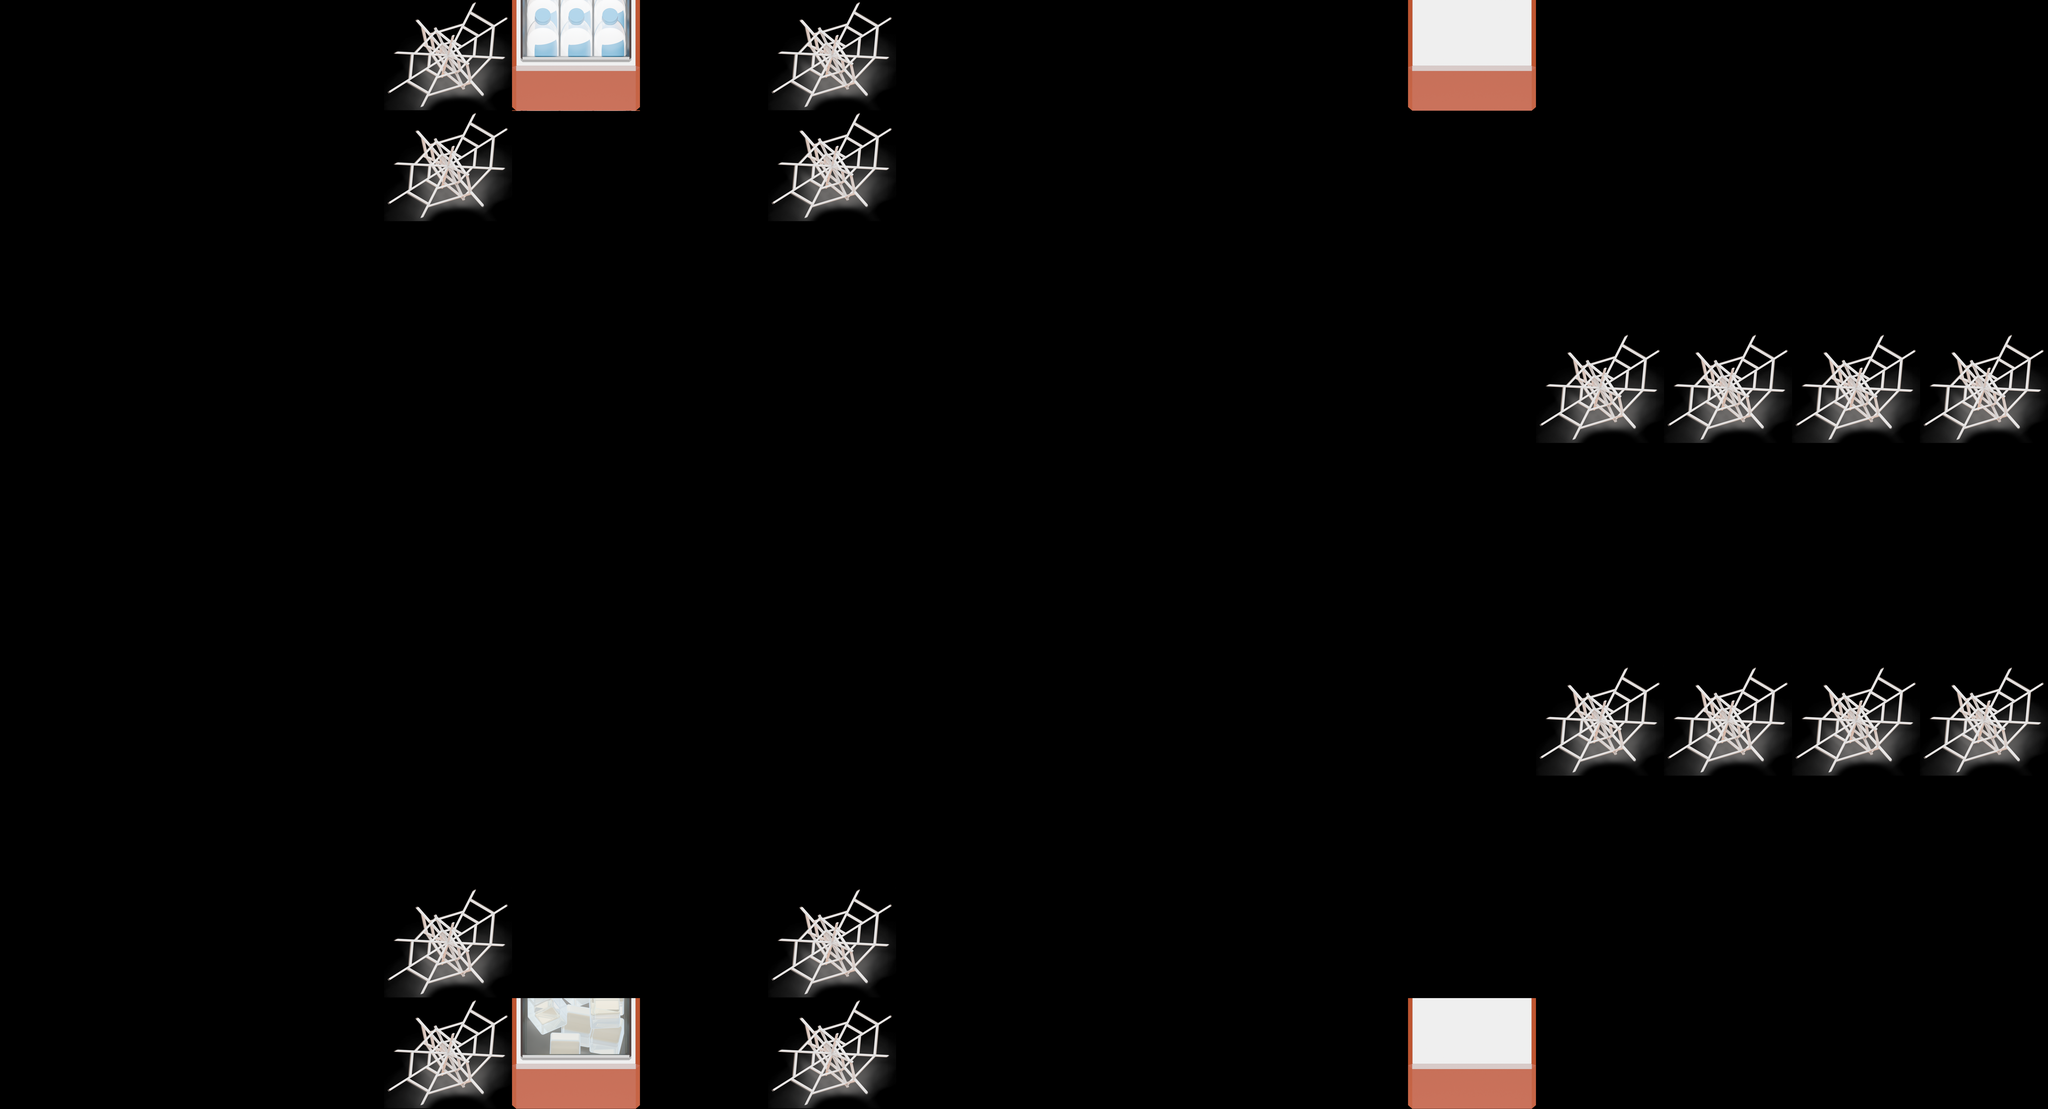

A 2D game scene composited from a Tiled map and its tileset images. What follows is a short description and the map's XML, with every tile layer's data as written:
An orthogonal 16x10 tile map with 600x520 px tiles, 1 tile layer (Crates) and 5 objects.

<map version="1.10" tiledversion="1.12.1" orientation="orthogonal" renderorder="right-down" width="16" height="10" tilewidth="600" tileheight="520" infinite="0" nextlayerid="9" nextobjectid="45">
 <properties>
  <property name="boba_required" type="int" value="0" />
  <property name="jelly_avail" type="int" value="10" />
  <property name="jelly_required" type="int" value="7" />
  <property name="milk_avail" type="int" value="10" />
  <property name="milk_required" type="int" value="7" />
  <property name="stun_num" type="int" value="0" />
  <property name="time_1" type="int" value="0" />
  <property name="time_2" type="int" value="0" />
 </properties>
 <tileset firstgid="1" source="tiles.tsx" />
 <layer id="1" name="Crates" width="16" height="10">
  <data encoding="csv">
0,0,0,23,20,0,23,0,0,0,0,17,0,0,0,0,
0,0,0,23,0,0,23,0,0,0,0,0,0,0,0,0,
0,0,0,0,0,0,0,0,0,0,0,0,0,0,0,0,
0,0,0,0,0,0,0,0,0,0,0,0,23,23,23,23,
0,0,0,0,0,0,0,0,0,0,0,0,0,0,0,0,
0,0,0,0,0,0,0,0,0,0,0,0,0,0,0,0,
0,0,0,0,0,0,0,0,0,0,0,0,23,23,23,23,
0,0,0,0,0,0,0,0,0,0,0,0,0,0,0,0,
0,0,0,23,0,0,23,0,0,0,0,0,0,0,0,0,
0,0,0,23,19,0,23,0,0,0,0,17,0,0,0,0
</data>
 </layer>
 <objectgroup id="5" name="Vents">
  <object id="37" gid="14" x="5400" y="5200" width="600" height="520">
   <properties>
    <property name="first_spawn" type="int" value="4" />
    <property name="spawn_delay" type="int" value="15" />
   </properties>
  </object>
  <object id="38" gid="14" x="8400" y="1040" width="600" height="520">
   <properties>
    <property name="first_spawn" type="int" value="12" />
    <property name="spawn_delay" type="int" value="15" />
   </properties>
  </object>
  <object id="43" gid="14" x="8400" y="4680" width="600" height="520">
   <properties>
    <property name="first_spawn" type="int" value="15" />
    <property name="spawn_delay" type="int" value="15" />
   </properties>
  </object>
  <object id="44" gid="14" x="5400" y="520" width="600" height="520">
   <properties>
    <property name="first_spawn" type="int" value="9" />
    <property name="spawn_delay" type="int" value="15" />
   </properties>
  </object>
 </objectgroup>
 <objectgroup id="7" name="Helpers">
  <object id="36" x="1200" y="1560">
   <point />
  </object>
 </objectgroup>
</map>
